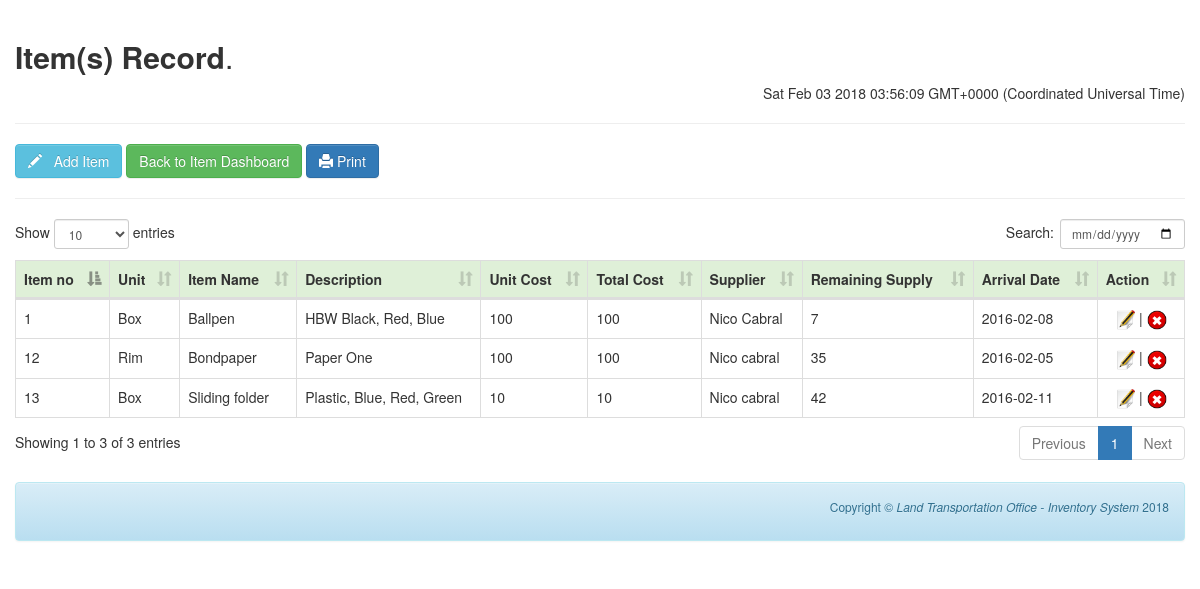
The app's page /OnlineInventory_Final/items/index.php (signed in), older data.
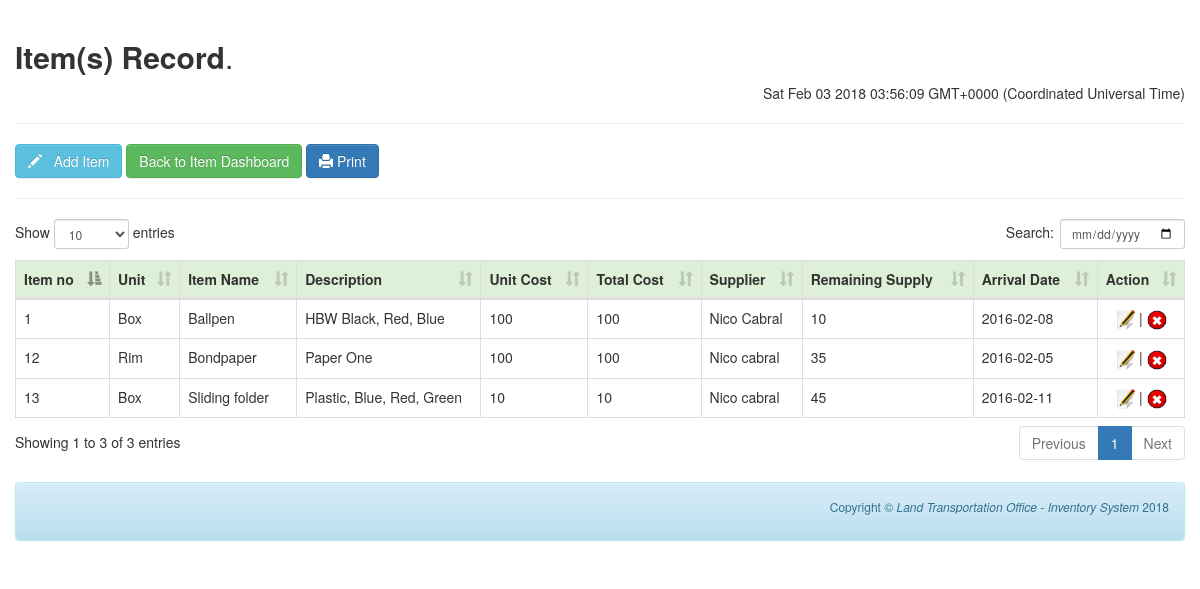
The same page, newer data.
### tables this page shows
CREATE TABLE `tbl_supplies` (
  `itemno` int(10) NOT NULL AUTO_INCREMENT,
  `stock_no` varchar(100) NOT NULL,
  `qty` varchar(50) NOT NULL,
  `unit` varchar(20) NOT NULL,
  `itemname` varchar(20) NOT NULL,
  `description` text NOT NULL,
  `unit_cost` int(20) NOT NULL,
  `total_cost` int(20) NOT NULL,
  `supplier` varchar(40) NOT NULL,
  `remaining_supply` varchar(20) NOT NULL,
  `arrival_date` date NOT NULL,
  PRIMARY KEY (`itemno`)
);

### OnlineInventory_Final/items/index.php (the view, shortened to what this page needs)
<!DOCTYPE html PUBLIC "-//W3C//DTD XHTML 1.0 Transitional//EN" "http://www.w3.org/TR/xhtml1/DTD/xhtml1-transitional.dtd">
<html xmlns="http://www.w3.org/1999/xhtml">
<head>
<link href="bootstrap/css/bootstrap.min.css" rel="stylesheet" media="screen">
<link href="bootstrap/css/bootstrap-theme.min.css" rel="stylesheet" media="screen">
<link href="assets/datatables.min.css" rel="stylesheet" type="text/css">
</head>
<body>
    <br />
  <div class="container-fluid">
        <h2 class="form-signin-heading"><strong>Item(s) Record</strong>.</h2><p align="right"> <?php echo '<script> document.write(Date());</script>';?></p><hr />
        <button class="btn btn-info" type="button" id="btn-add"> <span class="glyphicon glyphicon-pencil"></span> &nbsp; Add Item</button>
        <a href="../stockcard.php"><button class="btn btn-success">Back to Item Dashboard</button></a>
        <a href="../print.php"><button class="btn btn-primary"><span class="glyphicon glyphicon-print"></span>&nbsp;Print</button></a>
        <hr />
        <div class="content-loader">
        <table cellspacing="0" width="100%" id="example" class="table table-bordered table-hover table-responsive">
        <thead>
        <tr class="success">
        <th>Item no</th>
        <th>Unit</th>
        <th>Item Name</th>
        <th>Description</th>
        <th>Unit Cost</th>
        <th>Total Cost</th>
        <th>Supplier</th>
        <th>Remaining Supply</th>
        <th>Arrival Date</th>
        <th>Action</th>
        </tr>
        </thead>
        <tbody>
        <?php
        require_once 'dbconfig.php';
        $stmt = $db_con->prepare("SELECT * FROM tbl_supplies ORDER BY itemno DESC");
        $stmt->execute();
		while($row=$stmt->fetch(PDO::FETCH_ASSOC))
		{
			?>
			<tr>
			<td><?php echo $row['itemno']; ?></td>
			<td><?php echo $row['unit']; ?></td>
			<td><?php echo $row['itemname']; ?></td>
			<td><?php echo $row['description']; ?></td>
            <td><?php echo $row['unit_cost'];?></td>
			<td><?php echo $row['total_cost'];?></td>
			<td><?php echo $row['supplier'];?></td>
            <td><?php echo $row['remaining_supply'];?></td>
            <td><?php echo $row['arrival_date'];?></td>
			<td align="center">
			<a id="<?php echo $row['itemno']; ?>"  class="edit-link" href="#" title="Edit">
			<img src="edit.png" width="20px" /></a>
            </a> | <a id="<?php echo $row['itemno']; ?>" class="delete-link" href="#" title="Delete">
			<img src="delete.png" width="20px" />
            </a></td>
			</tr>
			<?php
		}
		?>
        </tbody>
        </table>
        </div>
    </div>
    <br />
    <div class="container-fluid">
        <div class="alert alert-info">
        <footer>
                        <p style="font-size:12px; text-align:right";> Copyright &copy; <em>Land Transportation Office - Inventory System</em> <?php echo date('Y');?></p>
                    </footer>
        </div>
    </div>
</body>
</html>

Row changes from the older to the newer data that the page shows:
changed tbl_supplies "Sliding folder": remaining_supply "42" → "45"
changed tbl_supplies "Ballpen": remaining_supply "7" → "10"
